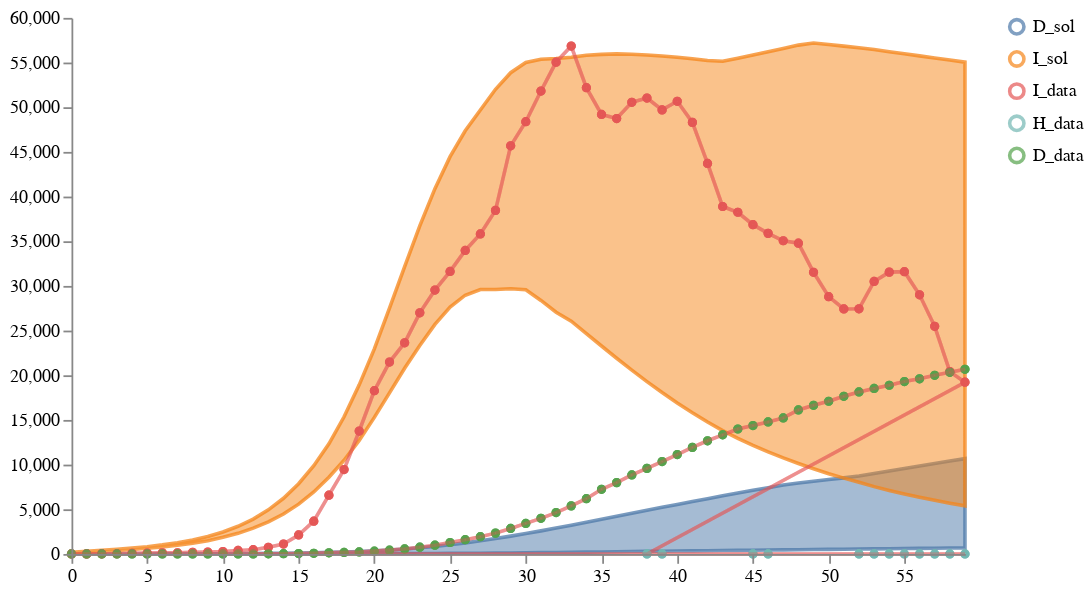

Here is the notebook cell this chart was saved with:
### Markdown cell above
# Calibrate and sample an ensemble of multiple models

### Code cell
num_samples = 100
model_paths = [model2_location, model6_location, model7_location]
data_path = "../../notebook/ensemble_eval_sa/datasets/NY_data1.csv"
weights = [1/len(model_paths) for i in model_paths]
solution_mappings = [{"I": "I", "D": "D"},
                     {"I": "infected", "D": "dead"}, 
                     {"I": "infected", "D": "dead"}
                     ]

# Run the calibration and sampling
result4 = load_and_calibrate_and_sample_ensemble_model(
    model_paths,
    data_path,
    weights,
    solution_mappings,
    num_samples,
    timepoints,
    verbose=True,
    total_population=19340000,
    num_iterations=300,
    time_unit="days",
    visual_options={"title": "Calibrated Ensemble", "subset":".*_sol"}
)

# Save results
result4["data"].to_csv("../../notebook/ensemble_eval_sa/ensemble_results/partI_ensemble_of_many_results.csv_day0_Mar012020", index=False)
result4["quantiles"].to_csv("../../notebook/ensemble_eval_sa/ensemble_results/partI_ensemble_of_many_quantiles_day0_Mar012020.csv", index=False)

# Plot results
schema = plots.trajectories(pd.DataFrame(result4["data"]), subset=".*_sol",
                            points=test_data.reset_index(drop=True).rename(columns={"I":"I_data", "H":"H_data", "D":"D_data"}),
                           )
schema = plots.pad(schema, 5)
plots.ipy_display(schema)

### Figure 1 — Vega specification as saved in the notebook (floating-point values rounded to 4 significant figures; data arrays with more than 128 entries replaced by an {"elided": "..."} marker saying what was removed)
{"$schema": "https://vega.github.io/schema/vega/v5.json", "axes": [{"name": "x_axis", "orient": "bottom", "scale": "xscale", "zindex": 100}, {"name": "y_axis", "orient": "left", "scale": "yscale", "zindex": 100}], "data": [{"name": "distributions", "values": [{"lower": 1.337e-22, "timepoint": 0, "trajectory": "D_sol", "upper": 1.422e-21}, {"lower": 0.0156, "timepoint": 1, "trajectory": "D_sol", "upper": 0.1581}, {"lower": 0.06663, "timepoint": 2, "trajectory": "D_sol", "upper": 0.6868}, {"lower": 0.1573, "timepoint": 3, "trajectory": "D_sol", "upper": 1.659}, {"lower": 0.2911, "timepoint": 4, "trajectory": "D_sol", "upper": 3.15}, {"lower": 0.4726, "timepoint": 5, "trajectory": "D_sol", "upper": 5.25}, {"lower": 0.7077, "timepoint": 6, "trajectory": "D_sol", "upper": 8.071}, {"lower": 1.007, "timepoint": 7, "trajectory": "D_sol", "upper": 11.76}, {"lower": 1.415, "timepoint": 8, "trajectory": "D_sol", "upper": 16.5}, {"lower": 1.895, "timepoint": 9, "trajectory": "D_sol", "upper": 22.54}, {"lower": 2.442, "timepoint": 10, "trajectory": "D_sol", "upper": 30.16}, {"lower": 3.098, "timepoint": 11, "trajectory": "D_sol", "upper": 39.76}, {"lower": 3.884, "timepoint": 12, "trajectory": "D_sol", "upper": 51.8}, {"lower": 4.864, "timepoint": 13, "trajectory": "D_sol", "upper": 66.88}, {"lower": 6.191, "timepoint": 14, "trajectory": "D_sol", "upper": 85.73}, {"lower": 7.839, "timepoint": 15, "trajectory": "D_sol", "upper": 109.5}, {"lower": 9.886, "timepoint": 16, "trajectory": "D_sol", "upper": 139.7}, {"lower": 12.43, "timepoint": 17, "trajectory": "D_sol", "upper": 177.4}, {"lower": 15.52, "timepoint": 18, "trajectory": "D_sol", "upper": 225.2}, {"lower": 19.27, "timepoint": 19, "trajectory": "D_sol", "upper": 285.0}, {"lower": 23.87, "timepoint": 20, "trajectory": "D_sol", "upper": 359.3}, {"lower": 29.48, "timepoint": 21, "trajectory": "D_sol", "upper": 450.8}, {"lower": 36.06, "timepoint": 22, "trajectory": "D_sol", "upper": 562.2}, {"lower": 43.58, "timepoint": 23, "trajectory": "D_sol", "upper": 695.8}, {"lower": 52.41, "timepoint": 24, "trajectory": "D_sol", "upper": 853.2}, {"lower": 62.63, "timepoint": 25, "trajectory": "D_sol", "upper": 1035.0}, {"lower": 74.25, "timepoint": 26, "trajectory": "D_sol", "upper": 1242.0}, {"lower": 87.27, "timepoint": 27, "trajectory": "D_sol", "upper": 1473.0}, {"lower": 101.6, "timepoint": 28, "trajectory": "D_sol", "upper": 1725.0}, {"lower": 117.2, "timepoint": 29, "trajectory": "D_sol", "upper": 1996.0}, {"lower": 133.9, "timepoint": 30, "trajectory": "D_sol", "upper": 2284.0}, {"lower": 151.7, "timepoint": 31, "trajectory": "D_sol", "upper": 2586.0}, {"lower": 170.3, "timepoint": 32, "trajectory": "D_sol", "upper": 2898.0}, {"lower": 189.8, "timepoint": 33, "trajectory": "D_sol", "upper": 3220.0}, {"lower": 210.0, "timepoint": 34, "trajectory": "D_sol", "upper": 3547.0}, {"lower": 230.0, "timepoint": 35, "trajectory": "D_sol", "upper": 3879.0}, {"lower": 249.2, "timepoint": 36, "trajectory": "D_sol", "upper": 4215.0}, {"lower": 268.5, "timepoint": 37, "trajectory": "D_sol", "upper": 4551.0}, {"lower": 287.9, "timepoint": 38, "trajectory": "D_sol", "upper": 4884.0}, {"lower": 307.3, "timepoint": 39, "trajectory": "D_sol", "upper": 5216.0}, {"lower": 326.8, "timepoint": 40, "trajectory": "D_sol", "upper": 5544.0}, {"lower": 346.2, "timepoint": 41, "trajectory": "D_sol", "upper": 5869.0}, {"lower": 365.6, "timepoint": 42, "trajectory": "D_sol", "upper": 6189.0}, {"lower": 384.9, "timepoint": 43, "trajectory": "D_sol", "upper": 6504.0}, {"lower": 404.0, "timepoint": 44, "trajectory": "D_sol", "upper": 6814.0}, {"lower": 423.1, "timepoint": 45, "trajectory": "D_sol", "upper": 7119.0}, {"lower": 442.0, "timepoint": 46, "trajectory": "D_sol", "upper": 7417.0}, {"lower": 460.8, "timepoint": 47, "trajectory": "D_sol", "upper": 7710.0}, {"lower": 479.5, "timepoint": 48, "trajectory": "D_sol", "upper": 7937.0}, {"lower": 498.0, "timepoint": 49, "trajectory": "D_sol", "upper": 8140.0}, {"lower": 516.4, "timepoint": 50, "trajectory": "D_sol", "upper": 8333.0}, {"lower": 534.7, "timepoint": 51, "trajectory": "D_sol", "upper": 8516.0}, {"lower": 552.8, "timepoint": 52, "trajectory": "D_sol", "upper": 8715.0}, {"lower": 570.8, "timepoint": 53, "trajectory": "D_sol", "upper": 9003.0}, {"lower": 588.6, "timepoint": 54, "trajectory": "D_sol", "upper": 9287.0}, {"lower": 606.3, "timepoint": 55, "trajectory": "D_sol", "upper": 9569.0}, {"lower": 623.9, "timepoint": 56, "trajectory": "D_sol", "upper": 9847.0}, {"lower": 641.3, "timepoint": 57, "trajectory": "D_sol", "upper": 10120.0}, {"lower": 661.3, "timepoint": 58, "trajectory": "D_sol", "upper": 10390.0}, {"lower": 681.7, "timepoint": 59, "trajectory": "D_sol", "upper": 10660.0}, {"lower": 146.1, "timepoint": 0, "trajectory": "I_sol", "upper": 179.7}, {"lower": 229.7, "timepoint": 1, "trajectory": "I_sol", "upper": 301.6}, {"lower": 309.6, "timepoint": 2, "trajectory": "I_sol", "upper": 411.0}, {"lower": 399.5, "timepoint": 3, "trajectory": "I_sol", "upper": 523.2}, {"lower": 500.5, "timepoint": 4, "trajectory": "I_sol", "upper": 651.9}, {"lower": 631.1, "timepoint": 5, "trajectory": "I_sol", "upper": 813.8}, {"lower": 789.0, "timepoint": 6, "trajectory": "I_sol", "upper": 1017.0}, {"lower": 986.0, "timepoint": 7, "trajectory": "I_sol", "upper": 1266.0}, {"lower": 1209.0, "timepoint": 8, "trajectory": "I_sol", "upper": 1568.0}, {"lower": 1492.0, "timepoint": 9, "trajectory": "I_sol", "upper": 1965.0}, {"lower": 1872.0, "timepoint": 10, "trajectory": "I_sol", "upper": 2467.0}, {"lower": 2311.0, "timepoint": 11, "trajectory": "I_sol", "upper": 3097.0}, {"lower": 2886.0, "timepoint": 12, "trajectory": "I_sol", "upper": 3908.0}, {"lower": 3585.0, "timepoint": 13, "trajectory": "I_sol", "upper": 4939.0}, {"lower": 4472.0, "timepoint": 14, "trajectory": "I_sol", "upper": 6231.0}, {"lower": 5575.0, "timepoint": 15, "trajectory": "I_sol", "upper": 7864.0}, {"lower": 6939.0, "timepoint": 16, "trajectory": "I_sol", "upper": 9884.0}, {"lower": 8584.0, "timepoint": 17, "trajectory": "I_sol", "upper": 12330.0}, {"lower": 10490.0, "timepoint": 18, "trajectory": "I_sol", "upper": 15350.0}, {"lower": 12710.0, "timepoint": 19, "trajectory": "I_sol", "upper": 18930.0}, {"lower": 15290.0, "timepoint": 20, "trajectory": "I_sol", "upper": 22950.0}, {"lower": 18030.0, "timepoint": 21, "trajectory": "I_sol", "upper": 27510.0}, {"lower": 20780.0, "timepoint": 22, "trajectory": "I_sol", "upper": 32170.0}, {"lower": 23330.0, "timepoint": 23, "trajectory": "I_sol", "upper": 36720.0}, {"lower": 25700.0, "timepoint": 24, "trajectory": "I_sol", "upper": 40890.0}, {"lower": 27620.0, "timepoint": 25, "trajectory": "I_sol", "upper": 44470.0}, {"lower": 28960.0, "timepoint": 26, "trajectory": "I_sol", "upper": 47360.0}, {"lower": 29590.0, "timepoint": 27, "trajectory": "I_sol", "upper": 49700.0}, {"lower": 29600.0, "timepoint": 28, "trajectory": "I_sol", "upper": 52000.0}, {"lower": 29680.0, "timepoint": 29, "trajectory": "I_sol", "upper": 53860.0}, {"lower": 29570.0, "timepoint": 30, "trajectory": "I_sol", "upper": 55000.0}, {"lower": 28380.0, "timepoint": 31, "trajectory": "I_sol", "upper": 55370.0}, {"lower": 27050.0, "timepoint": 32, "trajectory": "I_sol", "upper": 55460.0}, {"lower": 26050.0, "timepoint": 33, "trajectory": "I_sol", "upper": 55600.0}, {"lower": 24670.0, "timepoint": 34, "trajectory": "I_sol", "upper": 55820.0}, {"lower": 23270.0, "timepoint": 35, "trajectory": "I_sol", "upper": 55910.0}, {"lower": 21900.0, "timepoint": 36, "trajectory": "I_sol", "upper": 55970.0}, {"lower": 20570.0, "timepoint": 37, "trajectory": "I_sol", "upper": 55940.0}, {"lower": 19290.0, "timepoint": 38, "trajectory": "I_sol", "upper": 55850.0}, {"lower": 18070.0, "timepoint": 39, "trajectory": "I_sol", "upper": 55730.0}, {"lower": 16910.0, "timepoint": 40, "trajectory": "I_sol", "upper": 55580.0}, {"lower": 15810.0, "timepoint": 41, "trajectory": "I_sol", "upper": 55420.0}, {"lower": 14770.0, "timepoint": 42, "trajectory": "I_sol", "upper": 55230.0}, {"lower": 13800.0, "timepoint": 43, "trajectory": "I_sol", "upper": 55150.0}, {"lower": 12940.0, "timepoint": 44, "trajectory": "I_sol", "upper": 55490.0}, {"lower": 12160.0, "timepoint": 45, "trajectory": "I_sol", "upper": 55850.0}, {"lower": 11430.0, "timepoint": 46, "trajectory": "I_sol", "upper": 56210.0}, {"lower": 10750.0, "timepoint": 47, "trajectory": "I_sol", "upper": 56580.0}, {"lower": 10120.0, "timepoint": 48, "trajectory": "I_sol", "upper": 56950.0}, {"lower": 9532.0, "timepoint": 49, "trajectory": "I_sol", "upper": 57180.0}, {"lower": 8983.0, "timepoint": 50, "trajectory": "I_sol", "upper": 57010.0}, {"lower": 8491.0, "timepoint": 51, "trajectory": "I_sol", "upper": 56840.0}, {"lower": 8032.0, "timepoint": 52, "trajectory": "I_sol", "upper": 56660.0}, {"lower": 7537.0, "timepoint": 53, "trajectory": "I_sol", "upper": 56450.0}, {"lower": 7113.0, "timepoint": 54, "trajectory": "I_sol", "upper": 56220.0}, {"lower": 6718.0, "timepoint": 55, "trajectory": "I_sol", "upper": 55980.0}, {"lower": 6349.0, "timepoint": 56, "trajectory": "I_sol", "upper": 55750.0}, {"lower": 6005.0, "timepoint": 57, "trajectory": "I_sol", "upper": 55510.0}, {"lower": 5683.0, "timepoint": 58, "trajectory": "I_sol", "upper": 55280.0}, {"lower": 5383.0, "timepoint": 59, "trajectory": "I_sol", "upper": 55040.0}]}, {"name": "traces", "transform": [{"expr": "isValid(datum.value)", "type": "filter"}], "values": []}, {"name": "points", "values": {"elided": "132 records"}}, {"name": "markers", "values": []}, {"name": "selected", "on": [{"remove": true, "trigger": "clear"}, {"remove": true, "trigger": "!shift"}, {"insert": "clicked", "trigger": "!shift && clicked"}, {"toggle": "clicked", "trigger": "shift && clicked"}]}], "height": 300, "legends": [{"encode": {"labels": {"interactive": true, "name": "legendLabel", "update": {"opacity": [{"test": "!length(data('selected')) || indata('selected', 'value', datum.value)", "value": 1}, {"value": 0.25}]}}, "symbols": {"interactive": true, "name": "legendSymbol", "update": {"fill": {"value": "transparent"}, "opacity": [{"test": "!length(data('selected')) || indata('selected', 'value', datum.value)", "value": 0.7}, {"value": 0.15}], "size": {"value": 64}, "strokeWidth": {"value": 2}}}}, "name": "color_legend", "stroke": "color"}], "marks": [{"from": {"facet": {"data": "points", "groupby": "trajectory", "name": "points_split"}}, "marks": [{"encode": {"hover": {"fillOpacity": {"value": 0.9}}, "update": {"fill": {"field": "trajectory", "scale": "color"}, "fillOpacity": [{"test": "!length(data('selected')) || indata('selected', 'value', datum.trajectory)", "value": 0.5}, {"value": 0.15}], "size": {"value": 10}, "stroke": {"field": "trajectory", "scale": "color"}, "strokeOpacity": [{"test": "!length(data('selected')) || indata('selected', 'value', datum.trajectory)", "value": 0.75}, {"value": 0.15}], "strokeWidth": {"value": 2}, "tooltip": {"field": "value"}, "x": {"field": "timepoint", "scale": "xscale"}, "y": {"field": "value", "scale": "yscale"}}}, "from": {"data": "points"}, "name": "_points_symbol", "type": "symbol", "zindex": 3}, {"encode": {"hover": {"fillOpacity": {"value": 0.9}}, "update": {"interpolate": {"value": "linear"}, "stroke": {"field": "trajectory", "scale": "color"}, "strokeOpacity": [{"test": "!length(data('selected')) || indata('selected', 'value', datum.trajectory)", "value": 0.3}, {"value": 0.1}], "strokeWidth": {"value": 2}, "x": {"field": "timepoint", "scale": "xscale"}, "y": {"field": "value", "scale": "yscale"}}}, "from": {"data": "points"}, "name": "_points_line", "type": "line", "zindex": 3}], "name": "_points", "type": "group", "zindex": 3}, {"from": {"facet": {"data": "traces", "groupby": "trajectory", "name": "traces_split"}}, "marks": [{"encode": {"hover": {"fillOpacity": {"value": 0.9}}, "update": {"interpolate": {"value": "linear"}, "stroke": {"field": "trajectory", "scale": "color"}, "strokeOpacity": [{"test": "!length(data('selected')) || indata('selected', 'value', datum.trajectory)", "value": 0.75}, {"value": 0.15}], "strokeWidth": {"value": 2}, "x": {"field": "timepoint", "scale": "xscale"}, "y": {"field": "value", "scale": "yscale"}}}, "from": {"data": "traces_split"}, "name": "_traces_lines", "type": "line"}], "name": "_traces", "type": "group", "zindex": 2}, {"from": {"facet": {"data": "distributions", "groupby": "trajectory", "name": "trajectory_split"}}, "marks": [{"encode": {"hover": {"fillOpacity": {"value": 0.9}}, "update": {"fill": {"field": "trajectory", "scale": "color"}, "fillOpacity": [{"test": "!length(data('selected')) || indata('selected', 'value', datum.trajectory)", "value": 0.5}, {"value": 0.15}], "interpolate": {"value": "linear"}, "stroke": {"field": "trajectory", "scale": "color"}, "strokeOpacity": [{"test": "!length(data('selected')) || indata('selected', 'value', datum.trajectory)", "value": 0.75}, {"value": 0.15}], "strokeWidth": {"value": 2}, "x": {"field": "timepoint", "scale": "xscale"}, "y": {"field": "upper", "scale": "yscale"}, "y2": {"field": "lower", "scale": "yscale"}}}, "from": {"data": "trajectory_split"}, "type": "area"}], "name": "_distributions", "type": "group", "zindex": 1}, {"marks": [{"encode": {"enter": {"stroke": {"value": "lightgray"}}, "update": {"opacity": {"value": 1}, "x": {"field": "timepoint", "scale": "xscale"}, "y": {"signal": "height"}, "y2": {"value": 0}}}, "from": {"data": "markers"}, "name": "_marker text", "type": "rule"}, {"encode": {"enter": {"fontSize": {"value": 8}, "text": {"field": "datum.label"}, "y": {"value": 0}}}, "from": {"data": "_marker text"}, "name": "_marker flags", "transform": [{"as": ["x", "_y", "opacity", "align", "baseline"], "lineAnchor": "start", "offset": [1], "size": {"signal": "[width, height]"}, "type": "label"}], "type": "text"}], "name": "_markers", "type": "group"}], "padding": 5, "scales": [{"domain": {"fields": [{"data": "distributions", "field": "timepoint"}, {"data": "traces", "field": "timepoint"}, {"data": "points", "field": "timepoint"}, {"data": "markers", "field": "timepoint"}]}, "name": "xscale", "range": "width", "type": "linear", "zero": false}, {"domain": {"fields": [{"data": "distributions", "field": "lower"}, {"data": "distributions", "field": "upper"}, {"data": "traces", "field": "value"}, {"data": "points", "field": "value"}]}, "name": "yscale", "nice": true, "range": "height", "type": "linear", "zero": true}, {"domain": {"fields": [{"data": "distributions", "field": "trajectory"}, {"data": "traces", "field": "trajectory"}, {"data": "points", "field": "trajectory"}]}, "name": "color", "range": "category", "type": "ordinal"}], "signals": [{"name": "clear", "on": [{"events": "mouseup[!event.item]", "force": true, "update": "true"}], "value": true}, {"name": "shift", "on": [{"events": "@legendSymbol:click, @legendLabel:click", "force": true, "update": "event.shiftKey"}], "value": false}, {"name": "clicked", "on": [{"events": "@legendSymbol:click, @legendLabel:click", "force": true, "update": "{value: datum.value}"}], "value": null}], "width": 500}
